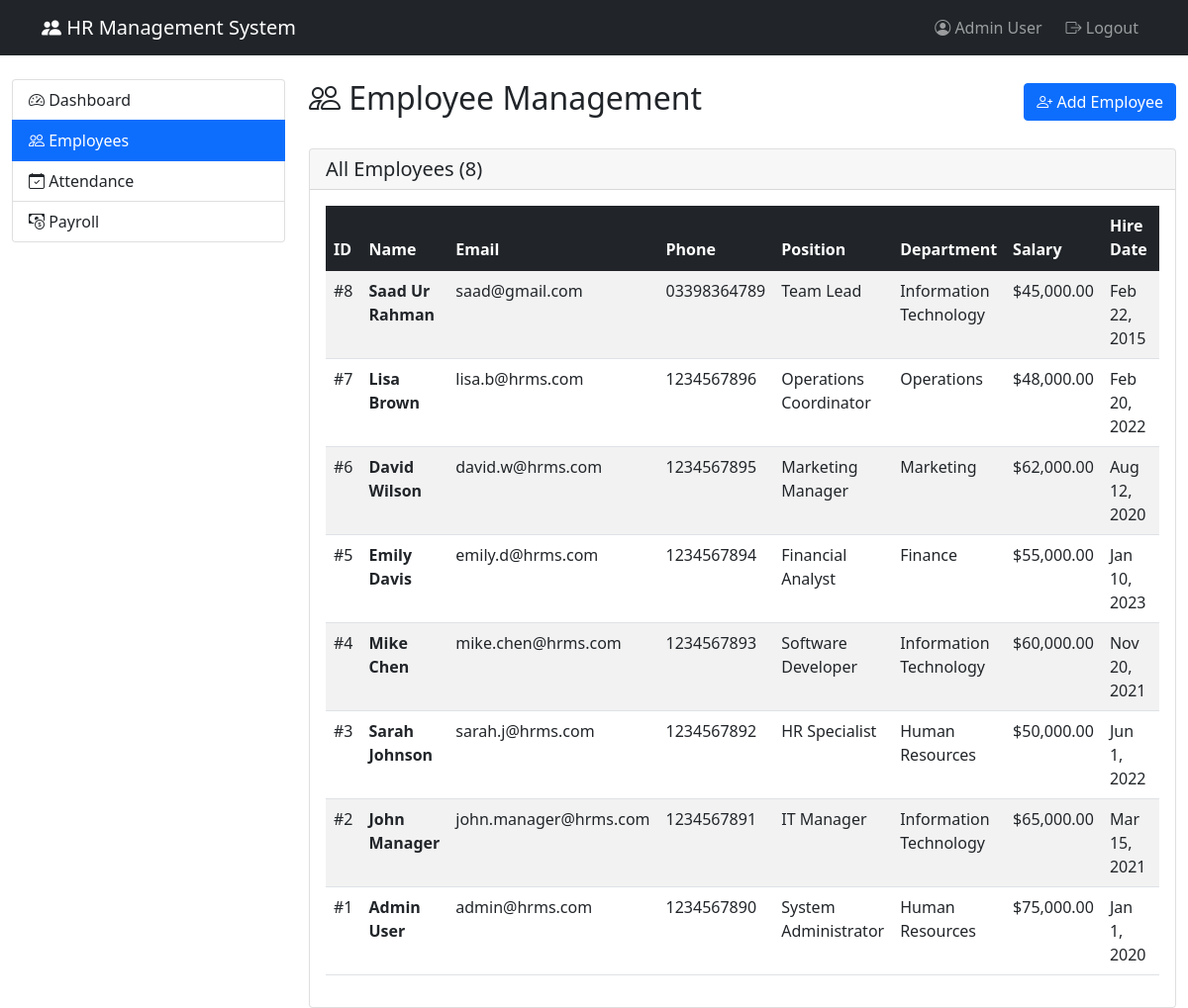
The page /employees.php (signed in) on the database its author committed.
### tables this page shows
CREATE TABLE `employees` (
  `emp_id` int(11) NOT NULL,
  `first_name` varchar(50) NOT NULL,
  `last_name` varchar(50) NOT NULL,
  `email` varchar(100) NOT NULL,
  `phone` varchar(20) DEFAULT NULL,
  `address` text DEFAULT NULL,
  `date_of_birth` date DEFAULT NULL,
  `gender` enum('Male','Female','Other') DEFAULT NULL,
  `hire_date` date NOT NULL,
  `job_title` varchar(100) DEFAULT NULL,
  `dept_id` int(11) DEFAULT NULL,
  `salary` decimal(10,2) DEFAULT NULL,
  `password_hash` varchar(255) NOT NULL,
  `user_role` enum('admin','manager','employee') DEFAULT 'employee',
  `status` enum('active','inactive','on_leave','terminated') DEFAULT 'active',
  `emergency_contact_name` varchar(100) DEFAULT NULL,
  `emergency_contact_phone` varchar(20) DEFAULT NULL,
  `profile_picture` varchar(255) DEFAULT NULL,
  `created_at` timestamp NOT NULL DEFAULT current_timestamp(),
  `updated_at` timestamp NOT NULL DEFAULT current_timestamp() ON UPDATE current_timestamp()
);

CREATE TABLE `departments` (
  `dept_id` int(11) NOT NULL,
  `dept_name` varchar(100) NOT NULL,
  `manager_id` int(11) DEFAULT NULL,
  `location` varchar(100) DEFAULT NULL,
  `description` text DEFAULT NULL,
  `budget` decimal(15,2) DEFAULT NULL,
  `created_at` timestamp NOT NULL DEFAULT current_timestamp(),
  `updated_at` timestamp NOT NULL DEFAULT current_timestamp() ON UPDATE current_timestamp()
);

### employees.php (the view, shortened to what this page needs)
<?php
require_once 'includes/config.php';
try {
    $stmt = $pdo->query("
        SELECT e.*, d.dept_name
        FROM employees e
        LEFT JOIN departments d ON e.dept_id = d.dept_id
        ORDER BY e.emp_id DESC
    ");
    $employees = $stmt->fetchAll(PDO::FETCH_ASSOC);
} catch(PDOException $e) {
    $error = "Error loading employees: " . $e->getMessage();
}
?>
<!DOCTYPE html>
<html lang="en">
<head>
    <link href="https://cdn.jsdelivr.net/npm/bootstrap@5.1.3/dist/css/bootstrap.min.css" rel="stylesheet">
    <link rel="stylesheet" href="https://cdn.jsdelivr.net/npm/bootstrap-icons@1.8.1/font/bootstrap-icons.css">
</head>
<body>
    <nav class="navbar navbar-expand-lg navbar-dark bg-dark">
        <div class="container">
            <a class="navbar-brand" href="dashboard.php">
                <i class="bi bi-people-fill"></i> HR Management System
            </a>
            <div class="navbar-nav ms-auto">
                <span class="navbar-text me-3">
                    <i class="bi bi-person-circle"></i>
                    <?php echo $_SESSION['user_name']; ?>
                </span>
                <a class="nav-link" href="logout.php">
                    <i class="bi bi-box-arrow-right"></i> Logout
                </a>
            </div>
        </div>
    </nav>
    <div class="container-fluid mt-4">
        <div class="row">
            <div class="col-md-3">
                <div class="list-group">
                    <a href="dashboard.php" class="list-group-item list-group-item-action">
                        <i class="bi bi-speedometer2"></i> Dashboard
                    </a>
                    <a href="employees.php" class="list-group-item list-group-item-action active">
                        <i class="bi bi-people"></i> Employees
                    </a>
                    <a href="attendance.php" class="list-group-item list-group-item-action">
                        <i class="bi bi-calendar-check"></i> Attendance
                    </a>
                    <a href="payroll.php" class="list-group-item list-group-item-action">
                        <i class="bi bi-cash-coin"></i> Payroll
                    </a>
                </div>
            </div>
            <div class="col-md-9">
                <div class="d-flex justify-content-between align-items-center mb-4">
                    <h2><i class="bi bi-people"></i> Employee Management</h2>
                    <button class="btn btn-primary" data-bs-toggle="modal" data-bs-target="#addEmployeeModal">
                        <i class="bi bi-person-plus"></i> Add Employee
                    </button>
                </div>
                <div class="card">
                    <div class="card-header">
                        <h5 class="card-title mb-0">All Employees (<?php echo count($employees); ?>)</h5>
                    </div>
                    <div class="card-body">
                        <div class="table-responsive">
                            <table class="table table-striped table-hover">
                                <thead class="table-dark">
                                    <tr>
                                        <th>ID</th>
                                        <th>Name</th>
                                        <th>Email</th>
                                        <th>Phone</th>
                                        <th>Position</th>
                                        <th>Department</th>
                                        <th>Salary</th>
                                        <th>Hire Date</th>
                                        <th>Status</th>
                                    </tr>
                                </thead>
                                <tbody>
                                    <?php foreach($employees as $employee): ?>
                                    <tr>
                                        <td>#<?php echo $employee['emp_id']; ?></td>
                                        <td>
                                            <strong><?php echo $employee['first_name'] . ' ' . $employee['last_name']; ?></strong>
                                        </td>
                                        <td><?php echo $employee['email']; ?></td>
                                        <td><?php echo $employee['phone'] ?: 'N/A'; ?></td>
                                        <td><?php echo $employee['job_title']; ?></td>
                                        <td><?php echo $employee['dept_name']; ?></td>
                                        <td>$<?php echo number_format($employee['salary'], 2); ?></td>
                                        <td><?php echo date('M j, Y', strtotime($employee['hire_date'])); ?></td>
                                        <td>
                                        </td>
                                    </tr>
                                    <?php endforeach; ?>
                                </tbody>
                            </table>
                        </div>
                    </div>
                </div>
            </div>
        </div>
    </div>
</body>
</html>

### rows shown on the page
employees: emp_id "8", first_name "Saad", last_name "Ur Rahman", email "saad@gmail.com", phone "03398364789", job_title "Team Lead", dept.dept_name "Information Technology", salary "45,000.00", hire_date "Feb 22, 2015"
employees: emp_id "7", first_name "Lisa", last_name "Brown", email "lisa.b@hrms.com", phone "1234567896", job_title "Operations Coordinator", dept.dept_name "Operations", salary "48,000.00", hire_date "Feb 20, 2022"
employees: emp_id "6", first_name "David", last_name "Wilson", email "david.w@hrms.com", phone "1234567895", job_title "Marketing Manager", dept.dept_name "Marketing", salary "62,000.00", hire_date "Aug 12, 2020"
employees: emp_id "5", first_name "Emily", last_name "Davis", email "emily.d@hrms.com", phone "1234567894", job_title "Financial Analyst", dept.dept_name "Finance", salary "55,000.00", hire_date "Jan 10, 2023"
employees: emp_id "4", first_name "Mike", last_name "Chen", email "mike.chen@hrms.com", phone "1234567893", job_title "Software Developer", dept.dept_name "Information Technology", salary "60,000.00", hire_date "Nov 20, 2021"
employees: emp_id "3", first_name "Sarah", last_name "Johnson", email "sarah.j@hrms.com", phone "1234567892", job_title "HR Specialist", dept.dept_name "Human Resources", salary "50,000.00", hire_date "Jun 1, 2022"
employees: emp_id "2", first_name "John", last_name "Manager", email "john.manager@hrms.com", phone "1234567891", job_title "IT Manager", dept.dept_name "Information Technology", salary "65,000.00", hire_date "Mar 15, 2021"
employees: emp_id "1", first_name "Admin", last_name "User", email "admin@hrms.com", phone "1234567890", job_title "System Administrator", dept.dept_name "Human Resources", salary "75,000.00", hire_date "Jan 1, 2020"

### other values the page prints
$_SESSION['user_name'] "Admin User"
count($employees) "8"
